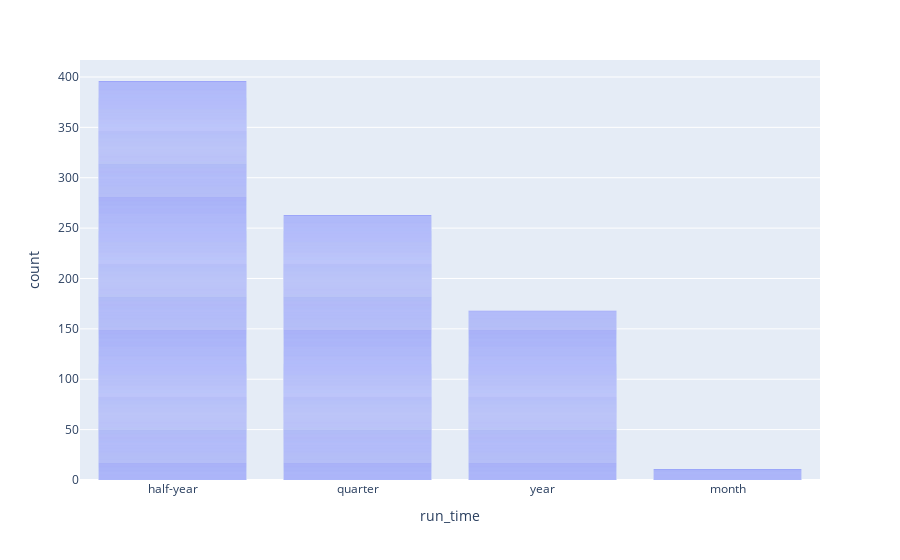

Source (notebook cell):
### Code cell
# build an interactive barplot that will show categories with the number of unique customers in them
fig = px.bar(ran_ads_clients, x='run_time')
fig.show()

### Figure 1 — Plotly figure (JSON) as saved in the notebook; plotly's stock layout.template omitted (floating-point values rounded to 4 significant figures; data arrays with more than 128 entries replaced by an {"elided": "..."} marker saying what was removed)
{"data": [{"alignmentgroup": "True", "hovertemplate": "run_time=%{x}<br>count=%{y}<extra></extra>", "legendgroup": "", "marker": {"color": "#636efa", "pattern": {"shape": ""}}, "name": "", "offsetgroup": "", "orientation": "v", "showlegend": false, "textposition": "auto", "type": "bar", "x": {"elided": "838 str values"}, "xaxis": "x", "y": {"elided": "838 int values"}, "yaxis": "y"}], "layout": {"barmode": "relative", "legend": {"tracegroupgap": 0}, "margin": {"t": 60}, "xaxis": {"anchor": "y", "domain": [0, 1], "title": {"text": "run_time"}}, "yaxis": {"anchor": "x", "domain": [0, 1], "title": {"text": "count"}}}}
